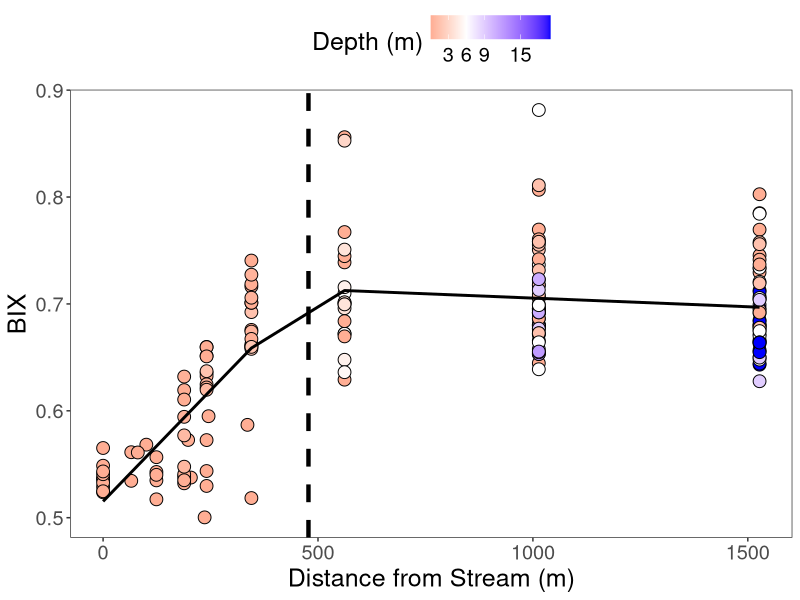
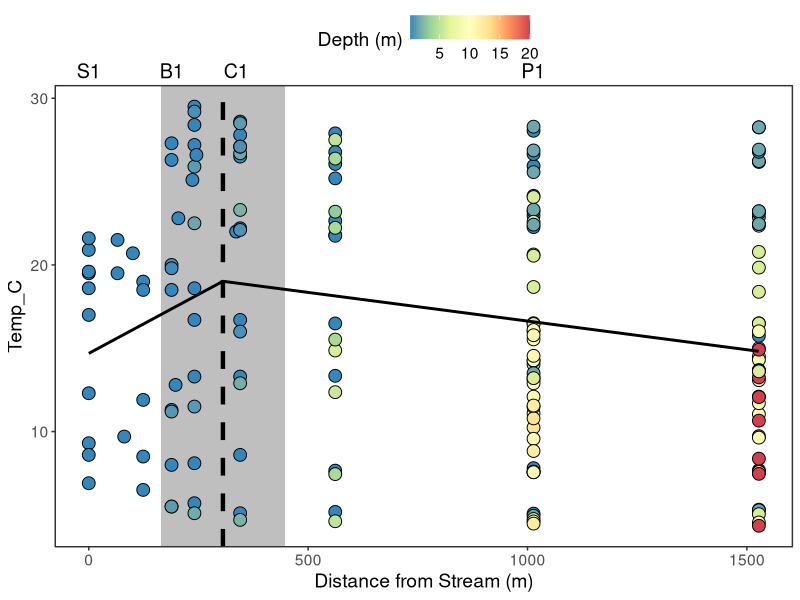
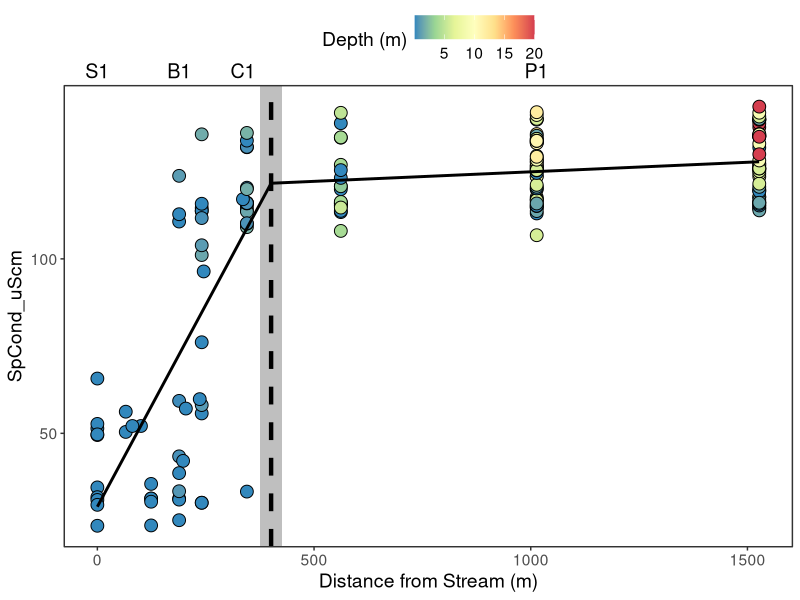
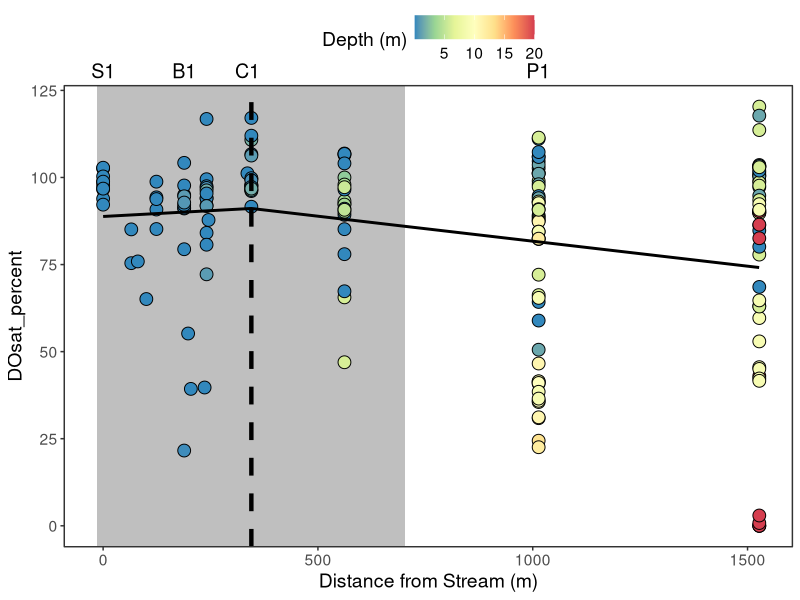
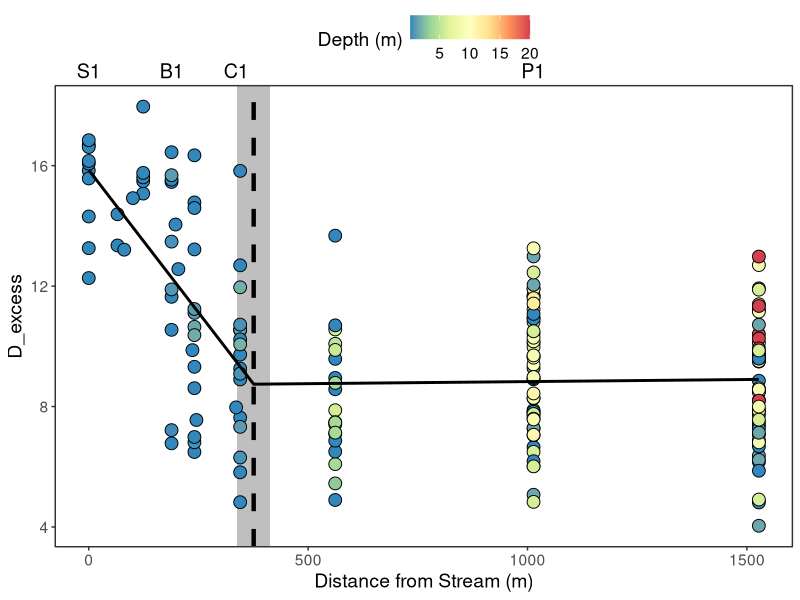
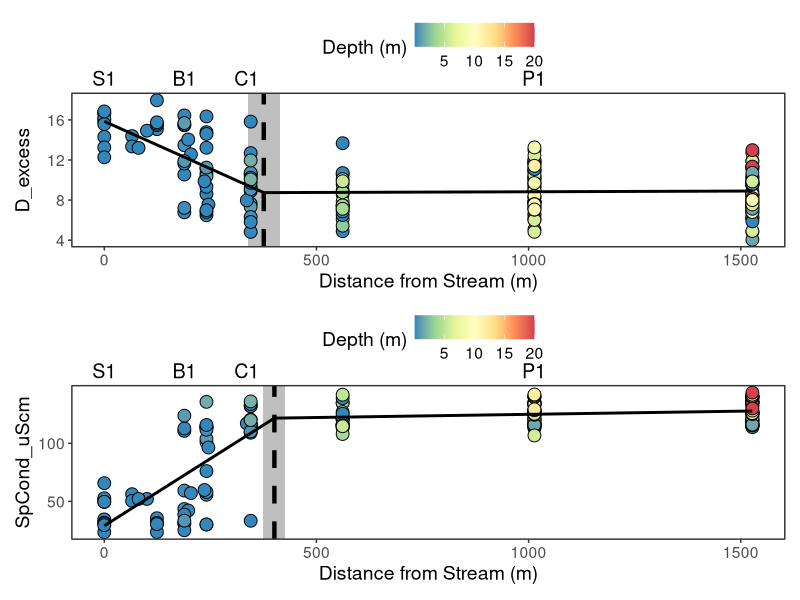
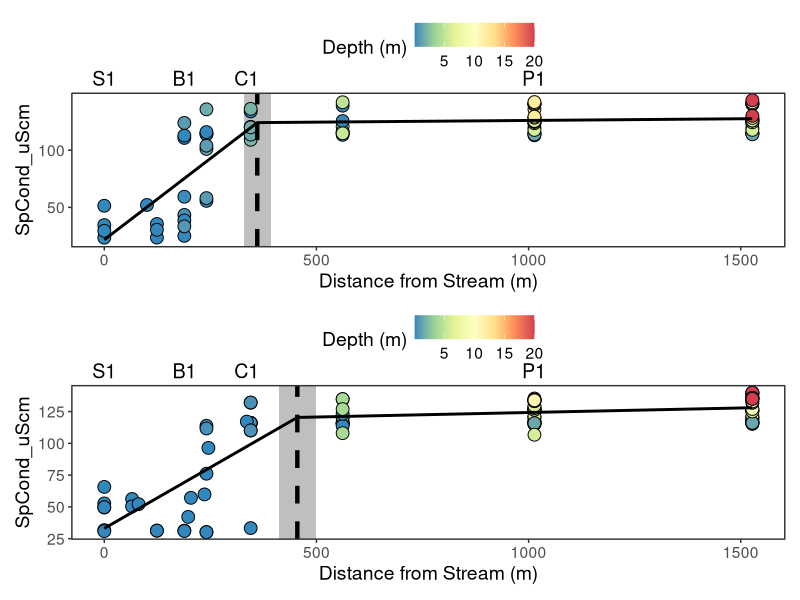
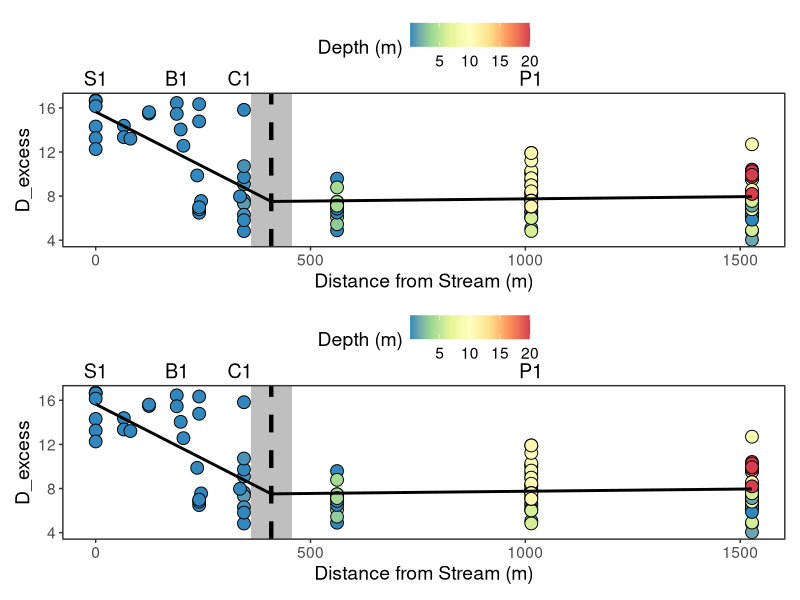

Source code (R) for these figures, in order: (Note: this script raises an error after producing the figures.)
## ---- chunk 1
## packages 
library(segmented) #for breakpoints
library(tidyverse)
library(patchwork) # so you can arrange figures by "/" or "|"

## read in chem data
chem <- read_csv("../Data/chemistry_joined_sensor_hydro.csv")   

## ---- chunk 2
### BIX as an example

#fit normal linear regression 
my.lm <- lm(BIX ~ Distance, data = chem)
summary(my.lm)
davies <- davies.test(my.lm, k=10)
davies

#Run breakpoint
my.seg <- segmented(my.lm,  seg.Z = ~ Distance,  psi = 2 )
summary(my.seg)
my.seg$psi
slope(my.seg)

#fit breakpoint segments to distance data
my.fitted <- fitted(my.seg)
my.model <- data.frame(Distance = chem$Distance, BIX_fit = my.fitted)

#get breakpoint lines
#NOTE that this line comes up chopy because its fitting to x axis values that aren't continous (have gaps between c and P sites; fixed later below)
my.lines <- my.seg$psi[ , 2]

#plot
chem |> 
  ggplot(aes(x = Distance, y = BIX, fill = Depth_m))+
  geom_point(shape = 21, size = 4) + #shape = 21,
  # geom_smooth()+
  theme_bw()+ theme(legend.position = "top", text = element_text(size = 18),
                    panel.grid.major = element_blank(), panel.grid.minor = element_blank())+
  labs(x= "Distance from Stream (m)", y = "BIX", fill = "Depth (m)",
       shape = "Site Type")+
  scale_x_continuous(breaks = c(0, 500, 1000, 1500))+ 
  scale_fill_gradient2(low = "red",  high ="blue",
                       midpoint = 6,  guide = "colourbar", breaks = c(3,6,9, 15))+
  #geom_smooth()+
  geom_vline(xintercept = my.lines, linetype = "dashed", size = 1.5) +
  geom_line(data = my.model, aes(x = Distance, y = BIX_fit), size = 1, inherit.aes = FALSE ) 



## get the quick stats by running on variables breakpoint
# #BIX
# my.lm <- lm(BIX ~ Distance, data = chem)
# davies <- davies.test(my.lm, k=10)
# davies
# my.seg <- segmented(my.lm,  seg.Z = ~ Distance,  psi = 2 )
# summary(my.seg)
# my.seg$psi
# slope(my.seg)


## ---- chunk 3
library(tidyverse)
library(segmented)
library(rlang)

run_breakpoint_analysis <- function(df, response_var, 
                                    fill_var = NULL, #Variable fill, could also set to "Depth_m"
                                    fill_var_label = NULL #label to assign for color ramp 
                                    ) {
  
  # Convert response variable to symbol
  y <- sym(response_var)
  
  # Fit linear model
  my.lm <- lm(as.formula(paste(response_var, "~ Distance")), data = df)
  
  # Davies test
  davies <- davies.test(my.lm, k = 10)
  
  # Segmented model
  my.seg <- segmented(my.lm, seg.Z = ~ Distance, psi = 2)
  
  # Make regression lines; making a continuous distance gradient by 1 meter interval so lines don't jump like above
  dist_gradient <- data.frame(Distance = seq(0, max(df$Distance, na.rm = TRUE), by = 1))
  dist_gradient$fit <- predict(my.seg, newdata = dist_gradient)
  
  # Breakpoint + SE
  my.lines <- my.seg$psi[, 2]
  my.lines.SE <- my.seg$psi[, 3]
  
  # Build plot
  p <- df |>
    ggplot(aes(x = Distance, y = !!y, fill = .data[[fill_var]])) +
    geom_rect(
      aes(
        xmin = (my.lines - my.lines.SE),
        xmax = (my.lines + my.lines.SE),
        ymin = -Inf, ymax = Inf
      ),
      alpha = 0.1, fill = "gray", color = NA
    ) +
    geom_point(shape = 21, size = 4) +
    labs(
      x = "Distance from Stream (m)",
      y = paste0(response_var),
      fill = fill_var_label
    ) +
        scale_x_continuous(breaks = c(0, 500, 1000, 1500)) +
    ##For other variable color ramping 
    scale_fill_distiller(palette = "Spectral", direction = -1)+
    ##For Depth only plots
    # scale_fill_gradient2(
    #   low = "red", high = "blue", midpoint = 6, #could do median(df[[fill_var]], na.rm = TRUE)
    #   guide = "colourbar"
    # ) +
    geom_vline(xintercept = my.lines, linetype = "dashed", size = 1.5) +
    geom_line(
      data = dist_gradient,
      aes(x = Distance, y = fit),
      size = 1,
      inherit.aes = FALSE
    )+
    ##add labels for site type starting
     annotate("text",
           x = c(0, 189, 336, 1013),
           y = Inf,
           label = c("S1", "B1", "C1", "P1"),
           vjust = -0.5,     # pushes labels above the plotting area
           size = 5) +
  coord_cartesian(clip = "off") +   # allow drawing outside panel
  theme_bw() +
  theme(
      legend.position = "top",
      text = element_text(size = 14),
      panel.grid.major = element_blank(),
      panel.grid.minor = element_blank(),
        legend.background = element_blank(),
    legend.box.background = element_blank()
    )
 
  # Return everything as a list
  list(
    plot = p,
    segmented_summary = summary(my.seg),
    segmented_slopes = slope(my.seg),
    davies_test = davies
  )
} #end of function


## ---- chunk 4
## Temp
temp_break <- run_breakpoint_analysis(chem, response_var = "Temp_C",
                                      fill_var = "Depth_m", fill_var_label = "Depth (m)")

temp_break$plot
temp_break$davies_test

## Cond
SC_break <- run_breakpoint_analysis(chem, response_var = "SpCond_uScm",
                                    fill_var = "Depth_m", fill_var_label = "Depth (m)")

SC_break$plot
SC_break$davies_test

## DO
DO_break <- run_breakpoint_analysis(chem, response_var = "DOsat_percent",
                                    fill_var = "Depth_m", fill_var_label = "Depth (m)")

DO_break$plot
DO_break$davies_test


## d-excess
Dexcess_break <- run_breakpoint_analysis(chem, response_var = "D_excess",
                                    fill_var = "Depth_m", fill_var_label = "Depth (m)")

Dexcess_break$plot
Dexcess_break$davies_test


## stack Sp cond and d-excess
Dexcess_break$plot / SC_break$plot



## ---- chunk 5
### dry stream vs connected days 
dry_stream_days <- c(ymd("2024-06-19"), ymd("2024-07-11"), ymd("2024-08-14"), 
                ymd("2024-09-16"), ymd("2024-10-28") )

wet_stream_days <- c(ymd("2024-05-22"), ymd("2024-09-30"), ymd("2024-12-17"), 
                ymd("2025-02-26"), ymd("2025-04-16"))

### plunge v no plunge groups 
plungedays <- c(ymd("2024-05-22"), ymd("2024-06-19"), ymd("2025-02-26"), ymd("2025-04-16"))

nonplungedays <- c(ymd("2024-07-11"), ymd("2024-08-14"), ymd("2024-09-16"),
                    ymd("2024-09-30"),  ymd("2024-10-28"), ymd("2024-12-17"))


## ---- chunk 6
## SC
plungedays_df <- chem |> 
  filter(Date %in% plungedays)

SC_break_plunge <- run_breakpoint_analysis(plungedays_df, response_var = "SpCond_uScm",
                                    fill_var = "Depth_m", fill_var_label = "Depth (m)")

SC_break_plunge$davies_test


noplungedays_df <- chem |> 
  filter(Date %in% nonplungedays)

SC_break_plungeno <- run_breakpoint_analysis(noplungedays_df, response_var = "SpCond_uScm",
                                    fill_var = "Depth_m", fill_var_label = "Depth (m)")

SC_break_plungeno$davies_test

SC_break_plunge$plot / SC_break_plungeno$plot


##D-excess
Dexcess_break_plunge <- run_breakpoint_analysis(plungedays_df, response_var = "D_excess",
                                    fill_var = "Depth_m", fill_var_label = "Depth (m)")

Dexcess_break_plunge$davies_test


Dexcess_break_plungeno <- run_breakpoint_analysis(noplungedays_df, response_var = "D_excess",
                                    fill_var = "Depth_m", fill_var_label = "Depth (m)")

Dexcess_break_plungeno$davies_test

Dexcess_break_plungeno$plot / Dexcess_break_plungeno$plot


## ---- chunk 7
## SC
drystream_df <- chem |> 
  filter(Date %in% dry_stream_days)

SC_break_dry <- run_breakpoint_analysis(drystream_df, response_var = "SpCond_uScm",
                                    fill_var = "Depth_m", fill_var_label = "Depth (m)")

SC_break_dry$davies_test


wetstream_df <- chem |> 
  filter(Date %in% wet_stream_days)

SC_break_wet <- run_breakpoint_analysis(wetstream_df, response_var = "SpCond_uScm",
                                    fill_var = "Depth_m", fill_var_label = "Depth (m)")

SC_break_wet$davies_test

SC_break_dry$plot / SC_break_wet$plot


##D-excess
D_break_dry <- run_breakpoint_analysis(drystream_df, response_var = "D_excess",
                                    fill_var = "Depth_m", fill_var_label = "Depth (m)")

D_break_wet <- run_breakpoint_analysis(wetstream_df, response_var = "D_excess",
                                    fill_var = "Depth_m", fill_var_label = "Depth (m)")

D_break_dry$plot / D_break_wet$plot



## ---- chunk 8
chem_ZT <- chem |> 
  mutate(BIX_Zscore = scale(BIX),
         HIX_Zscore = scale(HIX),
         SUVA254_Zscore = scale(SUVA254),
         AT_Zscore = scale(A_T),
         DOC_Zscore = scale(DOC_mgL),
         NO3_Zscore = scale(NO3NO2_ugL),
         Chla_Zscore = scale(Chla_ugL)
         )

## ---- chunk 9
# ##make surface only data frame
# chem_surf <- chem |> 
#   filter(Depth_m == 0.1)
# 
# ##make max depth only data frame
# max_depth_df <- chem |> 
#   group_by(Site, Date) |> 
#   mutate(max_depth = if_else(Depth_m == max(Depth_m, na.rm = TRUE), "Max", "Not")) |> 
#   ungroup() |> 
#   filter(max_depth == "Max")

## ---- chunk 10

chem_z <- chem |> 
  mutate(BIX_zt = scale(BIX))


bix_zt_break <- run_breakpoint_analysis(chem_ZT, response_var = "BIX_Zscore", 
                                        fill_var = "SpCond_uScm", fill_var_label = "d-excess")
bix_zt_break$plot
bix_zt_break$davies_test
bix_zt_break$segmented_summary
bix_zt_break$segmented_slopes



## ---- chunk 11

## ---- chunk 12
#### BIX 

## BIX across all of chem
BIX_break <- run_breakpoint_analysis(chem, "BIX")
#see plot
BIX_break$plot
#get stats for MS table
BIX_break$davies_test
BIX_break$segmented_summary
BIX_break$segmented_slopes


## BIX surface
BIX_surf_break <- run_breakpoint_analysis(chem_surf, "BIX")
BIX_surf_break$davies_test
BIX_surf_break$segmented_summary
BIX_surf_break$segmented_slopes

## BIX BOT
BIX_bot_break <- run_breakpoint_analysis(max_depth_df, "BIX")
BIX_bot_break$davies_test
BIX_bot_break$segmented_summary
BIX_bot_break$segmented_slopes


#plot breakpoints
BIX_break$plot | BIX_surf_break$plot | BIX_bot_break$plot


## ---- chunk 13
#### DOC 

## DOC across all of chem
DOC_break <- run_breakpoint_analysis(chem, "DOC_mgL")
DOC_break$davies_test
DOC_break$segmented_summary
DOC_break$segmented_slopes

## DOC surface
DOC_surf_break <- run_breakpoint_analysis(chem_surf, "DOC_mgL")
DOC_surf_break$davies_test
DOC_surf_break$segmented_summary
DOC_surf_break$segmented_slopes

## DOC BOT
DOC_bot_break <- run_breakpoint_analysis(max_depth_df, "DOC_mgL")
DOC_bot_break$davies_test
DOC_bot_break$segmented_summary
DOC_bot_break$segmented_slopes


## ---- chunk 14
##plot them all
Breakpoints_MS <- cowplot::plot_grid(DOC_break$plot, BIX_break$plot,  
                                     DOC_surf_break$plot,  BIX_surf_break$plot, 
                                     DOC_bot_break$plot, BIX_bot_break$plot,
                                     labels = c("a", "b", "c", "d", "e", "f"), ncol = 2)

Breakpoints_MS

#ggsave("../Figures/DOM_breakpoints_MS.png", Breakpoints_MS, height = 8, width = 8, units = "in")


## ---- chunk 15
#### AT
AT_break <- run_breakpoint_analysis(chem, "A_T")
AT_break$davies_test
AT_break$segmented_summary
AT_break$segmented_slopes


#### HIX
HIX_break <- run_breakpoint_analysis(chem, "HIX")
HIX_break$davies_test
HIX_break$segmented_summary
HIX_break$segmented_slopes

#### SUVA
SUVA_break <- run_breakpoint_analysis(chem, "SUVA254")
SUVA_break$davies_test
SUVA_break$segmented_summary
SUVA_break$segmented_slopes


####NO3
NO3_break <- run_breakpoint_analysis(chem, "NO3NO2_ugL")
NO3_break$davies_test
NO3_break$segmented_summary
NO3_break$segmented_slopes


#### make figure
Breakpoints_SI <- cowplot::plot_grid(AT_break$plot, SUVA_break$plot, HIX_break$plot,  NO3_break$plot, 
                                     labels = c("a", "b", "c", "d"), ncol = 1)

Breakpoints_SI

# ggsave("../Figures/DOM_NO3_breakpoints_SI.png", Breakpoints_SI, height = 9, width = 7, units = "in")

## ---- chunk 16
chla_break <- chem |> 
  filter(!is.na(Chla_ugL))


chla_break_surf <- run_breakpoint_analysis(chla_break, response_var = "Chla_ugL")

chla_break_surf$plot
chla_break_surf$davies_test
chla_break_surf$segmented_summary
chla_break_surf$segmented_slopes


##NO3 surface
no3_break_surf <- run_breakpoint_analysis(chem_surf, response_var = "NO3NO2_ugL")

no3_break_surf$plot
no3_break_surf$davies_test
no3_break_surf$segmented_summary
no3_break_surf$segmented_slopes

##make figure 
chla_break_plots <- cowplot::plot_grid(no3_break_surf$plot, chla_break_surf$plot, 
                                       DOC_surf_break$plot,  BIX_surf_break$plot, 
                                     labels = c("a", "b", "c", "d"), ncol = 1)

chla_break_plots

#ggsave("../Figures/Chla_breakpoints_surf_SI.png", chla_break_plots, height = 9, width = 7, units = "in")


## ---- chunk 17
zz |> 
  mutate(Site_Type = ifelse(Site_code.x %in% c("S1", "S2"), "Stream", NA),
         Site_Type = ifelse(Site_code.x %in% c("B1", "B2"), "Backwater", Site_Type),
         Site_Type = ifelse(Site_code.x %in% c("C1", "C2"), "Cove", Site_Type),
         Site_Type = ifelse(Site_code.x %in% c("P1", "P2"), "Pelagic", Site_Type)
         ) |> 
  ggplot(aes(x = Temp_C, y = BIX, shape = Site_Type, color = Date))+
  geom_point()
